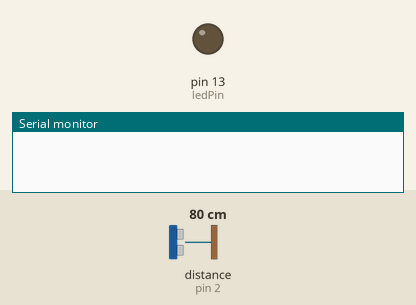
Simulated run of this sketch. Board: Arduino Uno, built with avr-gcc and run on an emulated ATmega328P. Parts: output pins drawn as LEDs (lit = HIGH), the last lines printed to the serial monitor. Wiring (inferred from the names in the program): ultrasonic range finder: trigger pin 3; echo pin 2. Dashed ring = blinking. The test bench sets the inputs (shaded band); at power-on: distance to the obstacle (sensor on pin 2) 80 cm. The echo pulse lasts 58.3 µs per cm; pins used as bus, display or sensor lines are not drawn.

Above: at 1.1 s.
At 2.8 s:
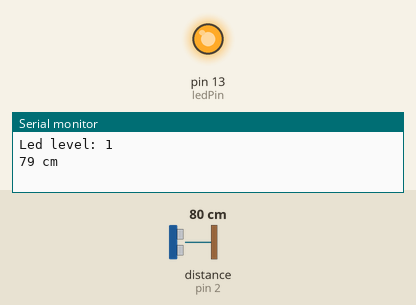
2.9 s: distance to the obstacle (sensor on pin 2) set to 2 cm
6.4 s: distance to the obstacle (sensor on pin 2) set to 9 cm
At 6.72 s:
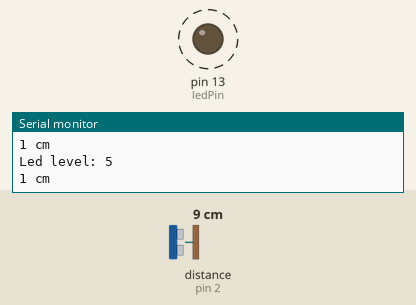
Timing chart, 0 to 15.9 s (numbered marks = the images above; inputs shaded):
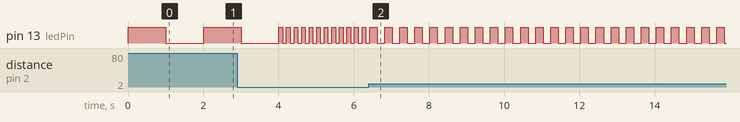

Measured:
- after the input at 6.4 s, pin 13 (ledPin): alternates HIGH for 0.20 s and LOW for 0.20 s, starting after 0.22 s
- by itself, pin 13 (ledPin): repeats every 0.20 s: HIGH 0.10 s, LOW 0.10 s

The sketch:

Task1.ino
```cpp
#define trigPin 3
#define echoPin 2
#define ledPin 13

void setup() {
  Serial.begin(9600);
  pinMode(trigPin, OUTPUT);
  pinMode(echoPin, INPUT);
  pinMode(ledPin, OUTPUT);
}

void loop() {
  long duration, distance;
  digitalWrite(trigPin, LOW);
  delayMicroseconds(2);
  digitalWrite(trigPin, HIGH);
  delayMicroseconds(10);
  digitalWrite(trigPin, LOW);
  duration = pulseIn(echoPin, HIGH);
  distance = (duration/2) / 29.1;

  if (distance > 0 && distance <= 7) {
    ledHIGH(100);
    Serial.println("Led level: 5");
  } else if (distance > 7 && distance <= 14) {
    ledHIGH(200);
    Serial.println("Led level: 4");
  } else if (distance > 14 && distance <= 21) {
    ledHIGH(300);
    Serial.println("Led level: 3");
  } else if (distance > 21 && distance <= 28) {
    ledHIGH(400);
    Serial.println("Led level: 2");
  } else {
    ledHIGH(1000);
    Serial.println("Led level: 1");
  }

  Serial.print(distance);
  Serial.println(" cm");
}

void ledHIGH(int speed){
   digitalWrite(ledPin, HIGH);
   delay(speed);
   digitalWrite(ledPin, LOW);
   delay(speed);
}
```
